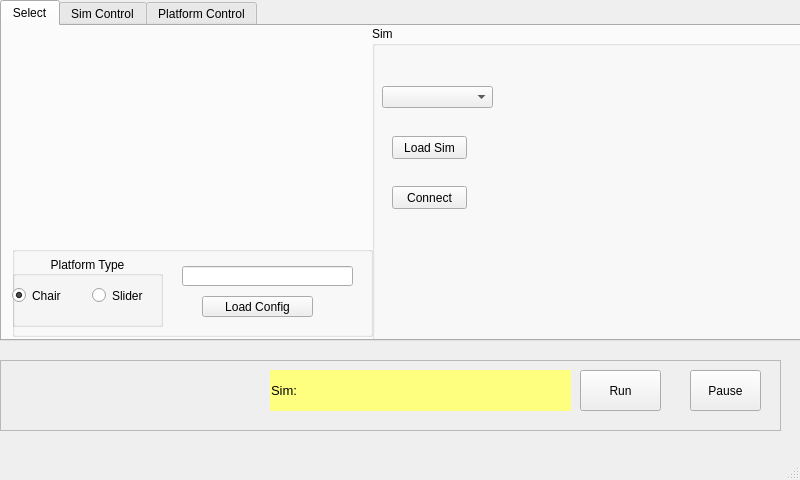
<?xml version="1.0" encoding="UTF-8"?>
<ui version="4.0">
 <class>MainWindow</class>
 <widget class="QMainWindow" name="MainWindow">
  <property name="geometry">
   <rect>
    <x>0</x>
    <y>0</y>
    <width>800</width>
    <height>480</height>
   </rect>
  </property>
  <property name="windowTitle">
   <string>Sim Interface</string>
  </property>
  <widget class="QWidget" name="centralwidget">
   <widget class="QTabWidget" name="tabWidget">
    <property name="enabled">
     <bool>true</bool>
    </property>
    <property name="geometry">
     <rect>
      <x>0</x>
      <y>0</y>
      <width>961</width>
      <height>341</height>
     </rect>
    </property>
    <property name="currentIndex">
     <number>0</number>
    </property>
    <widget class="QWidget" name="tab_load">
     <property name="accessibleName">
      <string>Load</string>
     </property>
     <attribute name="title">
      <string>Select</string>
     </attribute>
     <widget class="QGroupBox" name="groupBox_6">
      <property name="geometry">
       <rect>
        <x>10</x>
        <y>220</y>
        <width>361</width>
        <height>91</height>
       </rect>
      </property>
      <property name="title">
       <string/>
      </property>
      <property name="alignment">
       <set>Qt::AlignCenter</set>
      </property>
      <widget class="QGroupBox" name="groupBox_7">
       <property name="geometry">
        <rect>
         <x>0</x>
         <y>10</y>
         <width>151</width>
         <height>71</height>
        </rect>
       </property>
       <property name="title">
        <string>Platform Type</string>
       </property>
       <property name="alignment">
        <set>Qt::AlignCenter</set>
       </property>
       <widget class="QRadioButton" name="rb_chair">
        <property name="geometry">
         <rect>
          <x>0</x>
          <y>24</y>
          <width>71</width>
          <height>31</height>
         </rect>
        </property>
        <property name="text">
         <string>Chair</string>
        </property>
        <property name="checked">
         <bool>true</bool>
        </property>
       </widget>
       <widget class="QRadioButton" name="rb_slider">
        <property name="geometry">
         <rect>
          <x>80</x>
          <y>24</y>
          <width>71</width>
          <height>31</height>
         </rect>
        </property>
        <property name="text">
         <string>Slider</string>
        </property>
        <property name="checked">
         <bool>false</bool>
        </property>
       </widget>
      </widget>
      <widget class="QPushButton" name="btn_load_config">
       <property name="geometry">
        <rect>
         <x>190</x>
         <y>50</y>
         <width>111</width>
         <height>21</height>
        </rect>
       </property>
       <property name="text">
        <string>Load Config</string>
       </property>
      </widget>
      <widget class="QLineEdit" name="txt_config_fname">
       <property name="geometry">
        <rect>
         <x>170</x>
         <y>20</y>
         <width>171</width>
         <height>20</height>
        </rect>
       </property>
      </widget>
     </widget>
     <widget class="QLabel" name="lbl_platform_image">
      <property name="geometry">
       <rect>
        <x>10</x>
        <y>0</y>
        <width>271</width>
        <height>211</height>
       </rect>
      </property>
      <property name="text">
       <string/>
      </property>
      <property name="pixmap">
       <pixmap>C:/Users/memar/.designer/backup/images/slider_small.jpg</pixmap>
      </property>
     </widget>
     <widget class="QGroupBox" name="grp_sim">
      <property name="geometry">
       <rect>
        <x>370</x>
        <y>0</y>
        <width>471</width>
        <height>461</height>
       </rect>
      </property>
      <property name="title">
       <string>Sim</string>
      </property>
      <widget class="QComboBox" name="cmb_sim_select">
       <property name="geometry">
        <rect>
         <x>10</x>
         <y>60</y>
         <width>111</width>
         <height>22</height>
        </rect>
       </property>
      </widget>
      <widget class="QPushButton" name="btn_connect_sim">
       <property name="geometry">
        <rect>
         <x>20</x>
         <y>160</y>
         <width>75</width>
         <height>23</height>
        </rect>
       </property>
       <property name="text">
        <string>Connect</string>
       </property>
      </widget>
      <widget class="QPushButton" name="btn_load_sim">
       <property name="geometry">
        <rect>
         <x>20</x>
         <y>110</y>
         <width>75</width>
         <height>23</height>
        </rect>
       </property>
       <property name="text">
        <string>Load Sim</string>
       </property>
      </widget>
      <widget class="QLabel" name="lbl_sim_image">
       <property name="geometry">
        <rect>
         <x>130</x>
         <y>10</y>
         <width>281</width>
         <height>351</height>
        </rect>
       </property>
       <property name="text">
        <string/>
       </property>
       <property name="indent">
        <number>1</number>
       </property>
      </widget>
     </widget>
    </widget>
    <widget class="QWidget" name="tab_sim">
     <property name="enabled">
      <bool>true</bool>
     </property>
     <attribute name="title">
      <string>Sim Control</string>
     </attribute>
     <widget class="QFrame" name="frm_sim_control">
      <property name="geometry">
       <rect>
        <x>0</x>
        <y>0</y>
        <width>791</width>
        <height>301</height>
       </rect>
      </property>
      <property name="frameShape">
       <enum>QFrame::StyledPanel</enum>
      </property>
      <property name="frameShadow">
       <enum>QFrame::Raised</enum>
      </property>
     </widget>
    </widget>
    <widget class="QWidget" name="tab_platform">
     <property name="enabled">
      <bool>true</bool>
     </property>
     <attribute name="title">
      <string>Platform Control</string>
     </attribute>
     <widget class="QGroupBox" name="ControlGroupbox">
      <property name="geometry">
       <rect>
        <x>10</x>
        <y>0</y>
        <width>361</width>
        <height>311</height>
       </rect>
      </property>
      <property name="title">
       <string/>
      </property>
      <property name="flat">
       <bool>false</bool>
      </property>
      <widget class="QSlider" name="sld_gain_0">
       <property name="geometry">
        <rect>
         <x>74</x>
         <y>53</y>
         <width>21</width>
         <height>241</height>
        </rect>
       </property>
       <property name="minimum">
        <number>0</number>
       </property>
       <property name="maximum">
        <number>200</number>
       </property>
       <property name="value">
        <number>100</number>
       </property>
       <property name="orientation">
        <enum>Qt::Vertical</enum>
       </property>
      </widget>
      <widget class="QSlider" name="sld_gain_3">
       <property name="geometry">
        <rect>
         <x>190</x>
         <y>53</y>
         <width>21</width>
         <height>241</height>
        </rect>
       </property>
       <property name="minimum">
        <number>0</number>
       </property>
       <property name="maximum">
        <number>200</number>
       </property>
       <property name="value">
        <number>100</number>
       </property>
       <property name="orientation">
        <enum>Qt::Vertical</enum>
       </property>
       <property name="tickPosition">
        <enum>QSlider::NoTicks</enum>
       </property>
      </widget>
      <widget class="QSlider" name="sld_gain_1">
       <property name="geometry">
        <rect>
         <x>110</x>
         <y>53</y>
         <width>21</width>
         <height>241</height>
        </rect>
       </property>
       <property name="minimum">
        <number>0</number>
       </property>
       <property name="maximum">
        <number>200</number>
       </property>
       <property name="value">
        <number>100</number>
       </property>
       <property name="orientation">
        <enum>Qt::Vertical</enum>
       </property>
       <property name="tickPosition">
        <enum>QSlider::NoTicks</enum>
       </property>
      </widget>
      <widget class="QSlider" name="sld_gain_2">
       <property name="geometry">
        <rect>
         <x>150</x>
         <y>53</y>
         <width>21</width>
         <height>241</height>
        </rect>
       </property>
       <property name="minimum">
        <number>0</number>
       </property>
       <property name="maximum">
        <number>200</number>
       </property>
       <property name="value">
        <number>100</number>
       </property>
       <property name="orientation">
        <enum>Qt::Vertical</enum>
       </property>
       <property name="tickPosition">
        <enum>QSlider::NoTicks</enum>
       </property>
      </widget>
      <widget class="QSlider" name="sld_gain_4">
       <property name="geometry">
        <rect>
         <x>230</x>
         <y>53</y>
         <width>21</width>
         <height>241</height>
        </rect>
       </property>
       <property name="minimum">
        <number>0</number>
       </property>
       <property name="maximum">
        <number>200</number>
       </property>
       <property name="value">
        <number>100</number>
       </property>
       <property name="orientation">
        <enum>Qt::Vertical</enum>
       </property>
       <property name="tickPosition">
        <enum>QSlider::NoTicks</enum>
       </property>
      </widget>
      <widget class="QSlider" name="sld_gain_5">
       <property name="geometry">
        <rect>
         <x>270</x>
         <y>53</y>
         <width>21</width>
         <height>241</height>
        </rect>
       </property>
       <property name="minimum">
        <number>0</number>
       </property>
       <property name="maximum">
        <number>200</number>
       </property>
       <property name="value">
        <number>100</number>
       </property>
       <property name="orientation">
        <enum>Qt::Vertical</enum>
       </property>
       <property name="tickPosition">
        <enum>QSlider::NoTicks</enum>
       </property>
      </widget>
      <widget class="QLabel" name="label_5">
       <property name="geometry">
        <rect>
         <x>10</x>
         <y>275</y>
         <width>46</width>
         <height>13</height>
        </rect>
       </property>
       <property name="text">
        <string>0</string>
       </property>
       <property name="alignment">
        <set>Qt::AlignCenter</set>
       </property>
      </widget>
      <widget class="QLabel" name="label_6">
       <property name="geometry">
        <rect>
         <x>20</x>
         <y>60</y>
         <width>31</width>
         <height>16</height>
        </rect>
       </property>
       <property name="text">
        <string>200</string>
       </property>
       <property name="alignment">
        <set>Qt::AlignCenter</set>
       </property>
      </widget>
      <widget class="QLabel" name="label_3">
       <property name="geometry">
        <rect>
         <x>20</x>
         <y>163</y>
         <width>31</width>
         <height>20</height>
        </rect>
       </property>
       <property name="text">
        <string>100</string>
       </property>
       <property name="alignment">
        <set>Qt::AlignCenter</set>
       </property>
      </widget>
      <widget class="QLabel" name="label">
       <property name="geometry">
        <rect>
         <x>80</x>
         <y>33</y>
         <width>21</width>
         <height>16</height>
        </rect>
       </property>
       <property name="font">
        <font>
         <pointsize>10</pointsize>
         <weight>75</weight>
         <bold>true</bold>
        </font>
       </property>
       <property name="text">
        <string>X</string>
       </property>
      </widget>
      <widget class="QLabel" name="label_7">
       <property name="geometry">
        <rect>
         <x>116</x>
         <y>33</y>
         <width>20</width>
         <height>16</height>
        </rect>
       </property>
       <property name="font">
        <font>
         <pointsize>10</pointsize>
         <weight>75</weight>
         <bold>true</bold>
        </font>
       </property>
       <property name="text">
        <string>Y</string>
       </property>
      </widget>
      <widget class="QLabel" name="label_8">
       <property name="geometry">
        <rect>
         <x>156</x>
         <y>33</y>
         <width>20</width>
         <height>16</height>
        </rect>
       </property>
       <property name="font">
        <font>
         <pointsize>10</pointsize>
         <weight>75</weight>
         <bold>true</bold>
        </font>
       </property>
       <property name="text">
        <string>Z</string>
       </property>
      </widget>
      <widget class="QLabel" name="label_9">
       <property name="geometry">
        <rect>
         <x>185</x>
         <y>33</y>
         <width>31</width>
         <height>16</height>
        </rect>
       </property>
       <property name="font">
        <font>
         <pointsize>10</pointsize>
         <weight>75</weight>
         <bold>true</bold>
        </font>
       </property>
       <property name="text">
        <string>Roll</string>
       </property>
      </widget>
      <widget class="QLabel" name="label_10">
       <property name="geometry">
        <rect>
         <x>221</x>
         <y>33</y>
         <width>41</width>
         <height>16</height>
        </rect>
       </property>
       <property name="font">
        <font>
         <pointsize>10</pointsize>
         <weight>75</weight>
         <bold>true</bold>
        </font>
       </property>
       <property name="text">
        <string>Pitch</string>
       </property>
      </widget>
      <widget class="QLabel" name="label_11">
       <property name="geometry">
        <rect>
         <x>264</x>
         <y>33</y>
         <width>31</width>
         <height>16</height>
        </rect>
       </property>
       <property name="font">
        <font>
         <pointsize>10</pointsize>
         <weight>75</weight>
         <bold>true</bold>
        </font>
       </property>
       <property name="text">
        <string>Yaw</string>
       </property>
      </widget>
      <widget class="QLabel" name="label_12">
       <property name="geometry">
        <rect>
         <x>6</x>
         <y>0</y>
         <width>61</width>
         <height>41</height>
        </rect>
       </property>
       <property name="font">
        <font>
         <weight>75</weight>
         <bold>true</bold>
        </font>
       </property>
       <property name="text">
        <string>Gain Percent</string>
       </property>
       <property name="alignment">
        <set>Qt::AlignCenter</set>
       </property>
       <property name="wordWrap">
        <bool>true</bool>
       </property>
      </widget>
      <widget class="QProgressBar" name="pg_0">
       <property name="geometry">
        <rect>
         <x>80</x>
         <y>19</y>
         <width>10</width>
         <height>10</height>
        </rect>
       </property>
       <property name="maximum">
        <number>1</number>
       </property>
       <property name="value">
        <number>1</number>
       </property>
       <property name="textVisible">
        <bool>false</bool>
       </property>
      </widget>
      <widget class="QProgressBar" name="pg_1">
       <property name="geometry">
        <rect>
         <x>116</x>
         <y>19</y>
         <width>10</width>
         <height>10</height>
        </rect>
       </property>
       <property name="maximum">
        <number>1</number>
       </property>
       <property name="value">
        <number>1</number>
       </property>
       <property name="textVisible">
        <bool>false</bool>
       </property>
      </widget>
      <widget class="QProgressBar" name="pg_3">
       <property name="geometry">
        <rect>
         <x>196</x>
         <y>19</y>
         <width>10</width>
         <height>10</height>
        </rect>
       </property>
       <property name="maximum">
        <number>1</number>
       </property>
       <property name="value">
        <number>1</number>
       </property>
       <property name="textVisible">
        <bool>false</bool>
       </property>
      </widget>
      <widget class="QProgressBar" name="pg_2">
       <property name="geometry">
        <rect>
         <x>156</x>
         <y>19</y>
         <width>10</width>
         <height>10</height>
        </rect>
       </property>
       <property name="maximum">
        <number>1</number>
       </property>
       <property name="value">
        <number>1</number>
       </property>
       <property name="textVisible">
        <bool>false</bool>
       </property>
      </widget>
      <widget class="QProgressBar" name="pg_5">
       <property name="geometry">
        <rect>
         <x>276</x>
         <y>19</y>
         <width>10</width>
         <height>10</height>
        </rect>
       </property>
       <property name="maximum">
        <number>1</number>
       </property>
       <property name="value">
        <number>1</number>
       </property>
       <property name="textVisible">
        <bool>false</bool>
       </property>
      </widget>
      <widget class="QProgressBar" name="pg_4">
       <property name="geometry">
        <rect>
         <x>236</x>
         <y>19</y>
         <width>10</width>
         <height>10</height>
        </rect>
       </property>
       <property name="maximum">
        <number>1</number>
       </property>
       <property name="value">
        <number>1</number>
       </property>
       <property name="textVisible">
        <bool>false</bool>
       </property>
      </widget>
      <widget class="QSlider" name="sld_gain_master">
       <property name="geometry">
        <rect>
         <x>300</x>
         <y>53</y>
         <width>61</width>
         <height>241</height>
        </rect>
       </property>
       <property name="minimum">
        <number>0</number>
       </property>
       <property name="maximum">
        <number>100</number>
       </property>
       <property name="value">
        <number>100</number>
       </property>
       <property name="orientation">
        <enum>Qt::Vertical</enum>
       </property>
       <property name="tickPosition">
        <enum>QSlider::TicksBelow</enum>
       </property>
      </widget>
      <widget class="QLabel" name="label_22">
       <property name="geometry">
        <rect>
         <x>300</x>
         <y>16</y>
         <width>61</width>
         <height>16</height>
        </rect>
       </property>
       <property name="font">
        <font>
         <pointsize>12</pointsize>
         <weight>75</weight>
         <bold>true</bold>
        </font>
       </property>
       <property name="text">
        <string>Master</string>
       </property>
      </widget>
     </widget>
     <widget class="QGroupBox" name="groupBox_4">
      <property name="geometry">
       <rect>
        <x>590</x>
        <y>220</y>
        <width>181</width>
        <height>91</height>
       </rect>
      </property>
      <property name="title">
       <string/>
      </property>
      <widget class="QCheckBox" name="chk_capture_csv">
       <property name="geometry">
        <rect>
         <x>10</x>
         <y>20</y>
         <width>171</width>
         <height>21</height>
        </rect>
       </property>
       <property name="text">
        <string>CSV Log Capture</string>
       </property>
      </widget>
      <widget class="QLineEdit" name="txt_csv_fname">
       <property name="geometry">
        <rect>
         <x>3</x>
         <y>50</y>
         <width>151</width>
         <height>21</height>
        </rect>
       </property>
       <property name="text">
        <string>sim_xyzrpy.csv</string>
       </property>
      </widget>
     </widget>
     <widget class="QGroupBox" name="groupBox">
      <property name="geometry">
       <rect>
        <x>370</x>
        <y>50</y>
        <width>411</width>
        <height>151</height>
       </rect>
      </property>
      <property name="title">
       <string>Transform levels</string>
      </property>
      <widget class="QSlider" name="sld_xform_0">
       <property name="geometry">
        <rect>
         <x>60</x>
         <y>40</y>
         <width>340</width>
         <height>16</height>
        </rect>
       </property>
       <property name="styleSheet">
        <string notr="true">QSlider::handle:horizontal { 
	background-color: grey; 
	border: 1px solid grey; 
	width: 4px; 
	height: 12px; 
	line-height: 20px; 
	margin-top: -5px; 
	margin-bottom: -5px; 
	border-radius: 5px; 
}</string>
       </property>
       <property name="minimum">
        <number>-100</number>
       </property>
       <property name="maximum">
        <number>100</number>
       </property>
       <property name="orientation">
        <enum>Qt::Horizontal</enum>
       </property>
       <property name="tickPosition">
        <enum>QSlider::NoTicks</enum>
       </property>
       <property name="tickInterval">
        <number>10</number>
       </property>
      </widget>
      <widget class="QLabel" name="label_4">
       <property name="geometry">
        <rect>
         <x>15</x>
         <y>40</y>
         <width>21</width>
         <height>16</height>
        </rect>
       </property>
       <property name="font">
        <font>
         <pointsize>10</pointsize>
         <weight>75</weight>
         <bold>true</bold>
        </font>
       </property>
       <property name="text">
        <string>X</string>
       </property>
      </widget>
      <widget class="QLabel" name="label_13">
       <property name="geometry">
        <rect>
         <x>15</x>
         <y>58</y>
         <width>21</width>
         <height>16</height>
        </rect>
       </property>
       <property name="font">
        <font>
         <pointsize>10</pointsize>
         <weight>75</weight>
         <bold>true</bold>
        </font>
       </property>
       <property name="text">
        <string>Y</string>
       </property>
      </widget>
      <widget class="QLabel" name="label_14">
       <property name="geometry">
        <rect>
         <x>15</x>
         <y>76</y>
         <width>20</width>
         <height>16</height>
        </rect>
       </property>
       <property name="font">
        <font>
         <pointsize>10</pointsize>
         <weight>75</weight>
         <bold>true</bold>
        </font>
       </property>
       <property name="text">
        <string>Z</string>
       </property>
      </widget>
      <widget class="QLabel" name="label_15">
       <property name="geometry">
        <rect>
         <x>10</x>
         <y>130</y>
         <width>31</width>
         <height>16</height>
        </rect>
       </property>
       <property name="font">
        <font>
         <pointsize>10</pointsize>
         <weight>75</weight>
         <bold>true</bold>
        </font>
       </property>
       <property name="text">
        <string>Yaw</string>
       </property>
      </widget>
      <widget class="QLabel" name="label_16">
       <property name="geometry">
        <rect>
         <x>10</x>
         <y>94</y>
         <width>31</width>
         <height>16</height>
        </rect>
       </property>
       <property name="font">
        <font>
         <pointsize>10</pointsize>
         <weight>75</weight>
         <bold>true</bold>
        </font>
       </property>
       <property name="text">
        <string>Roll</string>
       </property>
      </widget>
      <widget class="QLabel" name="label_17">
       <property name="geometry">
        <rect>
         <x>10</x>
         <y>112</y>
         <width>41</width>
         <height>16</height>
        </rect>
       </property>
       <property name="font">
        <font>
         <pointsize>10</pointsize>
         <weight>75</weight>
         <bold>true</bold>
        </font>
       </property>
       <property name="text">
        <string>Pitch</string>
       </property>
      </widget>
      <widget class="QSlider" name="sld_xform_1">
       <property name="geometry">
        <rect>
         <x>60</x>
         <y>58</y>
         <width>340</width>
         <height>16</height>
        </rect>
       </property>
       <property name="styleSheet">
        <string notr="true">QSlider::handle:horizontal { 
	background-color: grey; 
	border: 1px solid grey; 
	width: 4px; 
	height: 12px; 
	line-height: 20px; 
	margin-top: -5px; 
	margin-bottom: -5px; 
	border-radius: 5px; 
}</string>
       </property>
       <property name="minimum">
        <number>-100</number>
       </property>
       <property name="maximum">
        <number>100</number>
       </property>
       <property name="orientation">
        <enum>Qt::Horizontal</enum>
       </property>
      </widget>
      <widget class="QSlider" name="sld_xform_2">
       <property name="geometry">
        <rect>
         <x>60</x>
         <y>76</y>
         <width>340</width>
         <height>16</height>
        </rect>
       </property>
       <property name="styleSheet">
        <string notr="true">QSlider::handle:horizontal { 
	background-color: grey; 
	border: 1px solid grey; 
	width: 4px; 
	height: 12px; 
	line-height: 20px; 
	margin-top: -5px; 
	margin-bottom: -5px; 
	border-radius: 5px; 
}</string>
       </property>
       <property name="minimum">
        <number>-100</number>
       </property>
       <property name="maximum">
        <number>100</number>
       </property>
       <property name="orientation">
        <enum>Qt::Horizontal</enum>
       </property>
      </widget>
      <widget class="QSlider" name="sld_xform_3">
       <property name="geometry">
        <rect>
         <x>60</x>
         <y>94</y>
         <width>340</width>
         <height>16</height>
        </rect>
       </property>
       <property name="styleSheet">
        <string notr="true">QSlider::handle:horizontal { 
	background-color: grey; 
	border: 1px solid grey; 
	width: 4px; 
	height: 12px; 
	line-height: 20px; 
	margin-top: -5px; 
	margin-bottom: -5px; 
	border-radius: 5px; 
}</string>
       </property>
       <property name="minimum">
        <number>-100</number>
       </property>
       <property name="maximum">
        <number>100</number>
       </property>
       <property name="orientation">
        <enum>Qt::Horizontal</enum>
       </property>
      </widget>
      <widget class="QSlider" name="sld_xform_4">
       <property name="geometry">
        <rect>
         <x>60</x>
         <y>112</y>
         <width>340</width>
         <height>16</height>
        </rect>
       </property>
       <property name="styleSheet">
        <string notr="true">QSlider::handle:horizontal { 
	background-color: grey; 
	border: 1px solid grey; 
	width: 4px; 
	height: 12px; 
	line-height: 20px; 
	margin-top: -5px; 
	margin-bottom: -5px; 
	border-radius: 5px; 
}</string>
       </property>
       <property name="minimum">
        <number>-100</number>
       </property>
       <property name="maximum">
        <number>100</number>
       </property>
       <property name="orientation">
        <enum>Qt::Horizontal</enum>
       </property>
      </widget>
      <widget class="QSlider" name="sld_xform_5">
       <property name="geometry">
        <rect>
         <x>60</x>
         <y>130</y>
         <width>340</width>
         <height>16</height>
        </rect>
       </property>
       <property name="autoFillBackground">
        <bool>false</bool>
       </property>
       <property name="styleSheet">
        <string notr="true">QSlider::handle:horizontal { 
	background-color: grey; 
	border: 1px solid grey; 
	width: 4px; 
	height: 12px; 
	line-height: 20px; 
	margin-top: -5px; 
	margin-bottom: -5px; 
	border-radius: 5px; 
}</string>
       </property>
       <property name="minimum">
        <number>-100</number>
       </property>
       <property name="maximum">
        <number>100</number>
       </property>
       <property name="orientation">
        <enum>Qt::Horizontal</enum>
       </property>
      </widget>
      <widget class="QLabel" name="label_18">
       <property name="geometry">
        <rect>
         <x>360</x>
         <y>20</y>
         <width>31</width>
         <height>20</height>
        </rect>
       </property>
       <property name="text">
        <string>100</string>
       </property>
       <property name="alignment">
        <set>Qt::AlignCenter</set>
       </property>
      </widget>
      <widget class="QLabel" name="label_19">
       <property name="geometry">
        <rect>
         <x>50</x>
         <y>20</y>
         <width>41</width>
         <height>20</height>
        </rect>
       </property>
       <property name="text">
        <string>-100</string>
       </property>
       <property name="alignment">
        <set>Qt::AlignCenter</set>
       </property>
      </widget>
      <widget class="QLabel" name="label_20">
       <property name="geometry">
        <rect>
         <x>220</x>
         <y>20</y>
         <width>21</width>
         <height>20</height>
        </rect>
       </property>
       <property name="text">
        <string>0</string>
       </property>
       <property name="alignment">
        <set>Qt::AlignCenter</set>
       </property>
      </widget>
     </widget>
     <widget class="QLineEdit" name="txt_festo_ip">
      <property name="enabled">
       <bool>false</bool>
      </property>
      <property name="geometry">
       <rect>
        <x>450</x>
        <y>270</y>
        <width>111</width>
        <height>20</height>
       </rect>
      </property>
      <property name="text">
       <string>192.168.0.10</string>
      </property>
     </widget>
     <widget class="QLabel" name="label_21">
      <property name="geometry">
       <rect>
        <x>386</x>
        <y>270</y>
        <width>61</width>
        <height>20</height>
       </rect>
      </property>
      <property name="text">
       <string>Festo IP</string>
      </property>
     </widget>
    </widget>
   </widget>
   <widget class="QFrame" name="grp_platform_control">
    <property name="geometry">
     <rect>
      <x>0</x>
      <y>360</y>
      <width>781</width>
      <height>71</height>
     </rect>
    </property>
    <property name="frameShape">
     <enum>QFrame::StyledPanel</enum>
    </property>
    <property name="frameShadow">
     <enum>QFrame::Raised</enum>
    </property>
    <widget class="QWidget" name="widget_activate" native="true">
     <property name="enabled">
      <bool>false</bool>
     </property>
     <property name="geometry">
      <rect>
       <x>0</x>
       <y>10</y>
       <width>270</width>
       <height>36</height>
      </rect>
     </property>
     <property name="minimumSize">
      <size>
       <width>180</width>
       <height>0</height>
      </size>
     </property>
     <property name="maximumSize">
      <size>
       <width>270</width>
       <height>16777215</height>
      </size>
     </property>
    </widget>
    <widget class="QPushButton" name="btn_run">
     <property name="geometry">
      <rect>
       <x>580</x>
       <y>10</y>
       <width>81</width>
       <height>41</height>
      </rect>
     </property>
     <property name="styleSheet">
      <string notr="true">font: 75 12pt &quot;MS Shell Dlg 2&quot;;</string>
     </property>
     <property name="text">
      <string>Run</string>
     </property>
     <property name="checkable">
      <bool>true</bool>
     </property>
    </widget>
    <widget class="QPushButton" name="btn_pause">
     <property name="geometry">
      <rect>
       <x>690</x>
       <y>10</y>
       <width>71</width>
       <height>41</height>
      </rect>
     </property>
     <property name="styleSheet">
      <string notr="true">font: 75 12pt &quot;MS Shell Dlg 2&quot;;</string>
     </property>
     <property name="text">
      <string>Pause</string>
     </property>
     <property name="checkable">
      <bool>true</bool>
     </property>
    </widget>
    <widget class="QLabel" name="lbl_sim_status">
     <property name="geometry">
      <rect>
       <x>270</x>
       <y>10</y>
       <width>301</width>
       <height>41</height>
      </rect>
     </property>
     <property name="font">
      <font>
       <pointsize>10</pointsize>
       <weight>50</weight>
       <bold>false</bold>
      </font>
     </property>
     <property name="autoFillBackground">
      <bool>false</bool>
     </property>
     <property name="styleSheet">
      <string notr="true">background-color: rgb(255, 255, 127);</string>
     </property>
     <property name="text">
      <string>Sim:</string>
     </property>
     <property name="wordWrap">
      <bool>true</bool>
     </property>
     <property name="margin">
      <number>1</number>
     </property>
     <property name="indent">
      <number>1</number>
     </property>
    </widget>
   </widget>
  </widget>
  <widget class="QMenuBar" name="menubar">
   <property name="geometry">
    <rect>
     <x>0</x>
     <y>0</y>
     <width>800</width>
     <height>22</height>
    </rect>
   </property>
  </widget>
  <widget class="QStatusBar" name="statusbar"/>
 </widget>
 <resources/>
 <connections/>
</ui>
